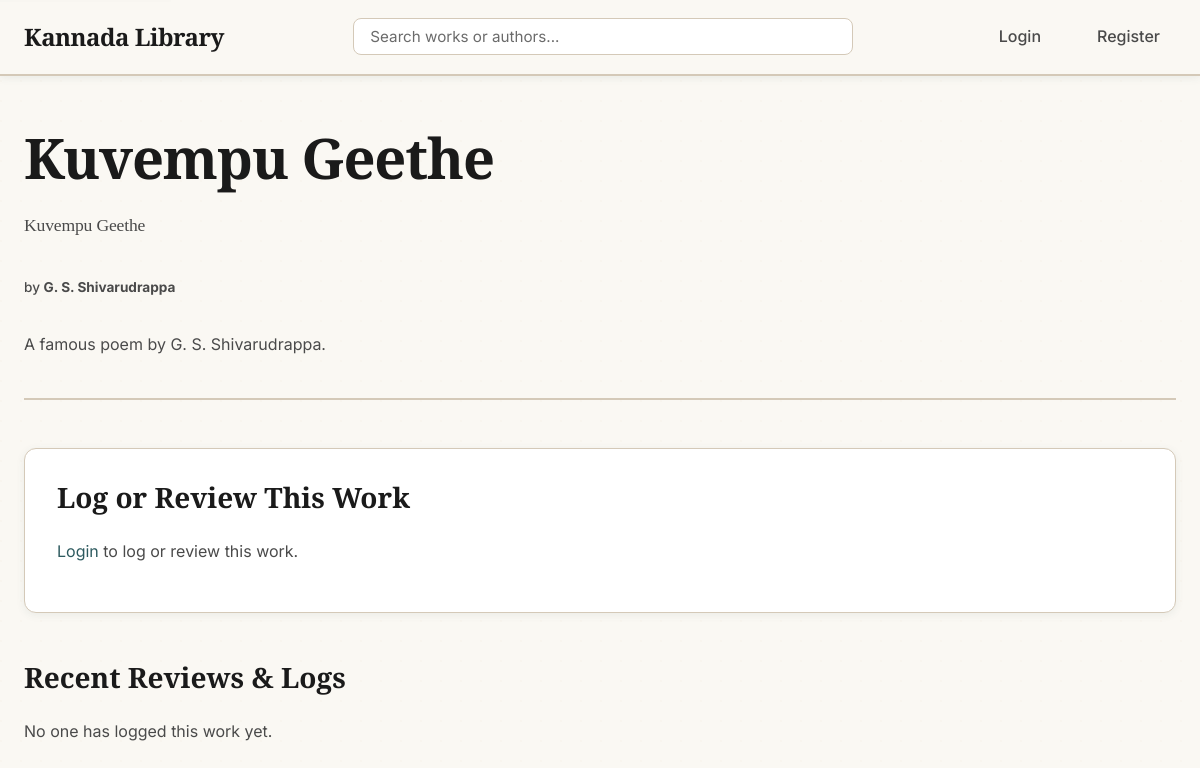
The page /work/45 on the database its author committed.
### tables this page shows
CREATE TABLE Work (
    work_id INTEGER PRIMARY KEY AUTOINCREMENT,
    author_id INTEGER NOT NULL,
    title_kannada TEXT NOT NULL,
    title_english TEXT NOT NULL,
    synopsis TEXT,
    cover_image_url TEXT, -- e.g., 'kanooru_heggadithi.jpg'
    type TEXT, -- 'Novel', 'Poetry', 'Play'
    FOREIGN KEY (author_id) REFERENCES Author (author_id)
);

CREATE TABLE Author (
    author_id INTEGER PRIMARY KEY AUTOINCREMENT,
    name_kannada TEXT NOT NULL,
    name_english TEXT NOT NULL,
    biography TEXT,
    image_url TEXT, -- e.g., 'kuvempu.jpg'
    era TEXT
);

### app.py (the view, shortened to what this page needs)
@app.route('/work/<int:work_id>', methods=['GET', 'POST'])
def work_details(work_id):
    db = get_db()
    work = db.execute('''
        SELECT
            Work.*,
            Author.name_kannada as author_kannada,
            Author.name_english as author_english,
            Author.image_url as author_image_url
        FROM Work
        JOIN Author ON Work.author_id = Author.author_id
        WHERE Work.work_id = ?
    ''', (work_id,)).fetchone()
    if work is None:
        abort(404)
    reviews = db.execute('''
        SELECT Review.*, User.username
        FROM Review
        JOIN User ON Review.user_id = User.user_id
        WHERE Review.work_id = ?
        ORDER BY Review.date_logged DESC
    ''', (work_id,)).fetchall()
    form = ReviewForm()
    user_review = None
    if current_user.is_authenticated:
        user_review = db.execute(
            'SELECT * FROM Review WHERE user_id = ? AND work_id = ?',
            (current_user.id, work_id)
        ).fetchone()
    return render_template('work_details.html', work=work, reviews=reviews, form=form, user_review=user_review)

### app.py
class ReviewForm(FlaskForm):
    rating = IntegerField('Rating (1-5)', validators=[DataRequired(), NumberRange(min=1, max=5)])
    review_text = TextAreaField('Review (Optional)', validators=[Length(max=5000)])
    date_read = DateField('Date Read', format='%Y-%m-%d', default=datetime.date.today, validators=[DataRequired()])
    submit = SubmitField('Log Book')

### app.py (called while the page is built)
def get_db():
    db = getattr(g, '_database', None)
    if db is None:
        db = g._database = sqlite3.connect(DATABASE)
        db.row_factory = sqlite3.Row
    return db

@app.teardown_appcontext
def close_connection(exception):
    db = getattr(g, '_database', None)
    if db is not None:
        db.close()

### templates/work_details.html (shortened to what this page needs)
{% extends "layout.html" %}
{% block content %}
    <div class="work-header">
        <h1>{{ work.title_kannada }}</h1>
        <h2>{{ work.title_english }}</h2>
        <p class="work-author">by <strong>{{ work.author_english }}</strong></p>
        {% if work.synopsis %}
            <p>{{ work.synopsis }}</p>
        {% endif %}
    </div>
    <div class="review-section">
        <h3>Log or Review This Work</h3>
        {% if current_user.is_authenticated %}
            <form method="POST" action="" class="auth-form">
                {{ form.hidden_tag() }}
                <div class="form-group">
                    {{ form.rating.label(class="form-label") }}
                    {{ form.rating(class="form-input", min="1", max="5", placeholder="1-5") }}
                    {% if form.rating.errors %}
                        <ul class="errors">
                            {% for error in form.rating.errors %}
                                <li>{{ error }}</li>
                            {% endfor %}
                        </ul>
                    {% endif %}
                </div>
                <div class="form-group">
                    {{ form.date_read.label(class="form-label") }}
                    {{ form.date_read(class="form-input", type="date") }}
                    {% if form.date_read.errors %}
                        <ul class="errors">
                            {% for error in form.date_read.errors %}
                                <li>{{ error }}</li>
                            {% endfor %}
                        </ul>
                    {% endif %}
                </div>
                <div class="form-group">
                    {{ form.review_text.label(class="form-label") }}
                    {{ form.review_text(class="form-input", rows=5, placeholder="Share your thoughts...") }}
                    {% if form.review_text.errors %}
                        <ul class="errors">
                            {% for error in form.review_text.errors %}
                                <li>{{ error }}</li>
                            {% endfor %}
                        </ul>
                    {% endif %}
                </div>
                <div class="form-group">
                    {{ form.submit(class="btn btn-primary") }}
                </div>
            </form>
        {% else %}
            <p><a href="{{ url_for('login') }}">Login</a> to log or review this work.</p>
        {% endif %}
    </div>
    <div class="reviews-list">
        <h3>Recent Reviews & Logs</h3>
        {% if reviews %}
            {% for review in reviews %}
                <article class="review-card">
                    <p>
                        <strong>{{ review.username }}</strong> read on {{ review.date_read }}
                        <span class="rating">★ {{ review.rating }}/5</span>
                    </p>
                    {% if review.review_text %}
                        <p class="review-text">{{ review.review_text }}</p>
                    {% endif %}
                </article>
            {% endfor %}
        {% else %}
            <p>No one has logged this work yet.</p>
        {% endif %}
    </div>
{% endblock %}

### static/style.css (style rules this page uses)
:root { --bg-primary: #faf8f3; --bg-secondary: #f5f2eb; --bg-tertiary: #f0ede5; --bg-card: #ffffff; --bg-hover: #f8f6f0; --text-primary: #1a1a1a; --text-secondary: #4a4a4a; --text-muted: #6b6b6b; --accent-primary: #2d5a5f; --accent-secondary: #3d6b7a; --accent-tertiary: #4a7c8a; --accent-hover: #1f4a4f; --highlight: #d4a574; --highlight-light: #e8c9a0; --highlight-dark: #b8935a; --border-color: #d4c9b8; --shadow-sm: 0 2px 8px rgba(45, 90, 95, 0.08); --shadow-md: 0 4px 16px rgba(45, 90, 95, 0.12); --shadow-lg: 0 8px 32px rgba(45, 90, 95, 0.15); --shadow-glow: 0 0 20px rgba(212, 165, 116, 0.2); --spacing-xs: 0.5rem; --spacing-sm: 1rem; --spacing-md: 1.5rem; --spacing-lg: 2rem; --spacing-xl: 3rem; --spacing-2xl: 4rem; --font-primary: 'Inter', -apple-system, BlinkMacSystemFont, 'Segoe UI', sans-serif; --font-display: 'Playfair Display', Georgia, serif; --transition-fast: 150ms ease; --transition-base: 250ms ease; --transition-slow: 350ms ease; --radius-sm: 4px; --radius-md: 8px; --radius-lg: 12px; --radius-xl: 16px; }
* { margin: 0; padding: 0; box-sizing: border-box; }
html { font-size: 16px; scroll-behavior: smooth; color-scheme: light; }
body { font-family: var(--font-primary); background-color: var(--bg-primary) !important; background-image: radial-gradient(circle at 1px 1px, rgba(212, 165, 116, 0.03) 1px, transparent 0); background-size: 20px 20px; color: var(--text-primary) !important; line-height: 1.6; -webkit-font-smoothing: antialiased; -moz-osx-font-smoothing: grayscale; min-height: 100vh; }
h1, h2, h3, h4, h5, h6 { font-family: var(--font-display); font-weight: 700; line-height: 1.2; color: var(--text-primary); margin-bottom: var(--spacing-md); }
h1 { font-size: clamp(2rem, 5vw, 3.5rem); letter-spacing: -0.02em; }
h2 { font-size: clamp(1.5rem, 4vw, 2.5rem); letter-spacing: -0.01em; }
h3 { font-size: clamp(1.25rem, 3vw, 1.75rem); }
p { margin-bottom: var(--spacing-sm); color: var(--text-secondary); }
a { color: var(--accent-primary); text-decoration: none; transition: color var(--transition-fast); }
.film-year, .work-author { font-size: 0.85rem; color: var(--text-secondary); margin-top: auto; font-weight: 500; }
.main-header, .work-header, .profile-header, .author-header { margin-bottom: var(--spacing-xl); padding-bottom: var(--spacing-md); border-bottom: 2px solid var(--border-color); }
.main-header h1, .work-header h1, .profile-header h1, .author-header h1 { margin-bottom: var(--spacing-xs); }
.work-header h2, .author-header .author-era { color: var(--text-secondary); font-size: 1.1rem; font-weight: 400; margin-bottom: var(--spacing-md); }
.work-header { display: flex; flex-direction: column; gap: var(--spacing-sm); }
.work-header p { color: var(--text-secondary); line-height: 1.7; max-width: 800px; }
.review-section { background-color: var(--bg-card); padding: var(--spacing-lg); border-radius: var(--radius-lg); margin-bottom: var(--spacing-xl); border: 1px solid var(--border-color); box-shadow: var(--shadow-sm); }
.review-section h3 { margin-bottom: var(--spacing-md); color: var(--text-primary); }
.reviews-list, .profile-reviews-list { margin-top: var(--spacing-xl); }
.reviews-list h3, .profile-reviews-list h3 { margin-bottom: var(--spacing-md); }

### templates/layout.html (style rules this page uses)
html { color-scheme: light !important; }
body { background-color: #faf8f3 !important; color: #1a1a1a !important; }

### rows shown on the page
Work: title_kannada "Kuvempu Geethe", title_english "Kuvempu Geethe", synopsis "A famous poem by G. S. Shivarudrappa."
Author: author_english "G. S. Shivarudrappa"
